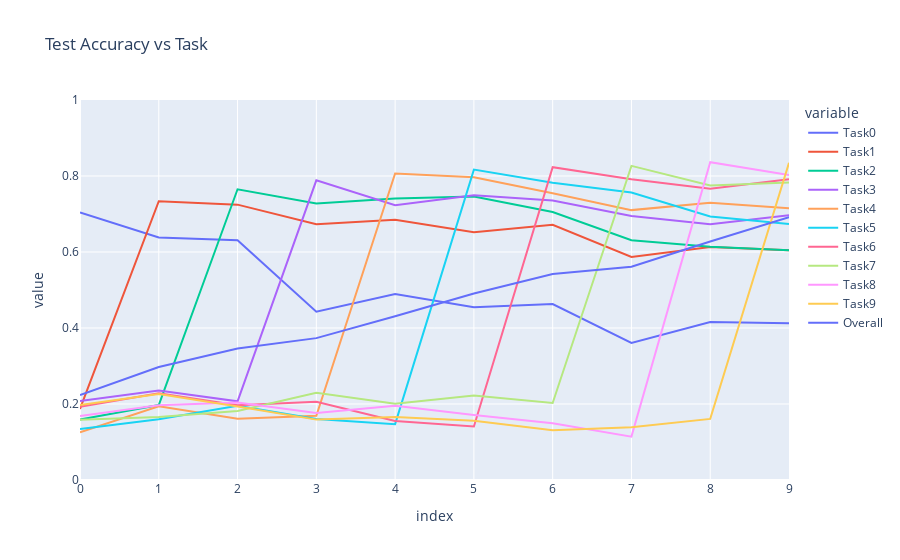

Notebook code cell kept with this figure:
### Markdown cell above
## Evaluation accuracies per experience

### Code cell
acc_df = pd.DataFrame(accuracies)
acc_df.index = range(10)

fig = px.line(acc_df, x=acc_df.index, y=acc_df.columns, range_y=[0, 1], title="Test Accuracy vs Task")
fig.show()

### Figure 1 — Plotly figure (JSON) as saved in the notebook; plotly's stock layout.template omitted (floating-point values rounded to 4 significant figures)
{"data": [{"hovertemplate": "variable=Task0<br>index=%{x}<br>value=%{y}<extra></extra>", "legendgroup": "Task0", "line": {"color": "#636efa", "dash": "solid"}, "marker": {"symbol": "circle"}, "mode": "lines", "name": "Task0", "orientation": "v", "showlegend": true, "type": "scatter", "x": [0, 1, 2, 3, 4, 5, 6, 7, 8, 9], "xaxis": "x", "y": [0.7041, 0.638, 0.631, 0.4431, 0.4893, 0.4549, 0.4629, 0.3607, 0.416, 0.4123], "yaxis": "y"}, {"hovertemplate": "variable=Task1<br>index=%{x}<br>value=%{y}<extra></extra>", "legendgroup": "Task1", "line": {"color": "#EF553B", "dash": "solid"}, "marker": {"symbol": "circle"}, "mode": "lines", "name": "Task1", "orientation": "v", "showlegend": true, "type": "scatter", "x": [0, 1, 2, 3, 4, 5, 6, 7, 8, 9], "xaxis": "x", "y": [0.187, 0.7335, 0.7246, 0.6732, 0.6847, 0.6517, 0.6716, 0.587, 0.6133, 0.6044], "yaxis": "y"}, {"hovertemplate": "variable=Task2<br>index=%{x}<br>value=%{y}<extra></extra>", "legendgroup": "Task2", "line": {"color": "#00cc96", "dash": "solid"}, "marker": {"symbol": "circle"}, "mode": "lines", "name": "Task2", "orientation": "v", "showlegend": true, "type": "scatter", "x": [0, 1, 2, 3, 4, 5, 6, 7, 8, 9], "xaxis": "x", "y": [0.159, 0.1973, 0.7651, 0.7274, 0.7411, 0.7458, 0.7051, 0.6311, 0.6139, 0.6048], "yaxis": "y"}, {"hovertemplate": "variable=Task3<br>index=%{x}<br>value=%{y}<extra></extra>", "legendgroup": "Task3", "line": {"color": "#ab63fa", "dash": "solid"}, "marker": {"symbol": "circle"}, "mode": "lines", "name": "Task3", "orientation": "v", "showlegend": true, "type": "scatter", "x": [0, 1, 2, 3, 4, 5, 6, 7, 8, 9], "xaxis": "x", "y": [0.2079, 0.2357, 0.207, 0.7886, 0.7232, 0.7494, 0.7356, 0.6945, 0.6728, 0.6968], "yaxis": "y"}, {"hovertemplate": "variable=Task4<br>index=%{x}<br>value=%{y}<extra></extra>", "legendgroup": "Task4", "line": {"color": "#FFA15A", "dash": "solid"}, "marker": {"symbol": "circle"}, "mode": "lines", "name": "Task4", "orientation": "v", "showlegend": true, "type": "scatter", "x": [0, 1, 2, 3, 4, 5, 6, 7, 8, 9], "xaxis": "x", "y": [0.1253, 0.1938, 0.1615, 0.1692, 0.8066, 0.7964, 0.7545, 0.7102, 0.7296, 0.7151], "yaxis": "y"}, {"hovertemplate": "variable=Task5<br>index=%{x}<br>value=%{y}<extra></extra>", "legendgroup": "Task5", "line": {"color": "#19d3f3", "dash": "solid"}, "marker": {"symbol": "circle"}, "mode": "lines", "name": "Task5", "orientation": "v", "showlegend": true, "type": "scatter", "x": [0, 1, 2, 3, 4, 5, 6, 7, 8, 9], "xaxis": "x", "y": [0.1344, 0.1598, 0.1955, 0.1605, 0.147, 0.8168, 0.7821, 0.7564, 0.6935, 0.6735], "yaxis": "y"}, {"hovertemplate": "variable=Task6<br>index=%{x}<br>value=%{y}<extra></extra>", "legendgroup": "Task6", "line": {"color": "#FF6692", "dash": "solid"}, "marker": {"symbol": "circle"}, "mode": "lines", "name": "Task6", "orientation": "v", "showlegend": true, "type": "scatter", "x": [0, 1, 2, 3, 4, 5, 6, 7, 8, 9], "xaxis": "x", "y": [0.1927, 0.2282, 0.1966, 0.206, 0.1554, 0.1408, 0.8233, 0.7917, 0.7665, 0.7913], "yaxis": "y"}, {"hovertemplate": "variable=Task7<br>index=%{x}<br>value=%{y}<extra></extra>", "legendgroup": "Task7", "line": {"color": "#B6E880", "dash": "solid"}, "marker": {"symbol": "circle"}, "mode": "lines", "name": "Task7", "orientation": "v", "showlegend": true, "type": "scatter", "x": [0, 1, 2, 3, 4, 5, 6, 7, 8, 9], "xaxis": "x", "y": [0.1588, 0.1655, 0.1814, 0.2298, 0.2004, 0.2226, 0.2025, 0.8268, 0.7753, 0.7827], "yaxis": "y"}, {"hovertemplate": "variable=Task8<br>index=%{x}<br>value=%{y}<extra></extra>", "legendgroup": "Task8", "line": {"color": "#FF97FF", "dash": "solid"}, "marker": {"symbol": "circle"}, "mode": "lines", "name": "Task8", "orientation": "v", "showlegend": true, "type": "scatter", "x": [0, 1, 2, 3, 4, 5, 6, 7, 8, 9], "xaxis": "x", "y": [0.1683, 0.1964, 0.204, 0.1764, 0.1952, 0.171, 0.1495, 0.1141, 0.8364, 0.8025], "yaxis": "y"}, {"hovertemplate": "variable=Task9<br>index=%{x}<br>value=%{y}<extra></extra>", "legendgroup": "Task9", "line": {"color": "#FECB52", "dash": "solid"}, "marker": {"symbol": "circle"}, "mode": "lines", "name": "Task9", "orientation": "v", "showlegend": true, "type": "scatter", "x": [0, 1, 2, 3, 4, 5, 6, 7, 8, 9], "xaxis": "x", "y": [0.1974, 0.2265, 0.1935, 0.1589, 0.166, 0.1562, 0.1311, 0.1391, 0.1608, 0.8348], "yaxis": "y"}, {"hovertemplate": "variable=Overall<br>index=%{x}<br>value=%{y}<extra></extra>", "legendgroup": "Overall", "line": {"color": "#636efa", "dash": "solid"}, "marker": {"symbol": "circle"}, "mode": "lines", "name": "Overall", "orientation": "v", "showlegend": true, "type": "scatter", "x": [0, 1, 2, 3, 4, 5, 6, 7, 8, 9], "xaxis": "x", "y": [0.2235, 0.2975, 0.346, 0.3733, 0.4309, 0.4906, 0.5418, 0.5612, 0.6278, 0.6918], "yaxis": "y"}], "layout": {"legend": {"title": {"text": "variable"}, "tracegroupgap": 0}, "title": {"text": "Test Accuracy vs Task"}, "xaxis": {"anchor": "y", "domain": [0, 1], "title": {"text": "index"}}, "yaxis": {"anchor": "x", "domain": [0, 1], "range": [0, 1], "title": {"text": "value"}}}}
